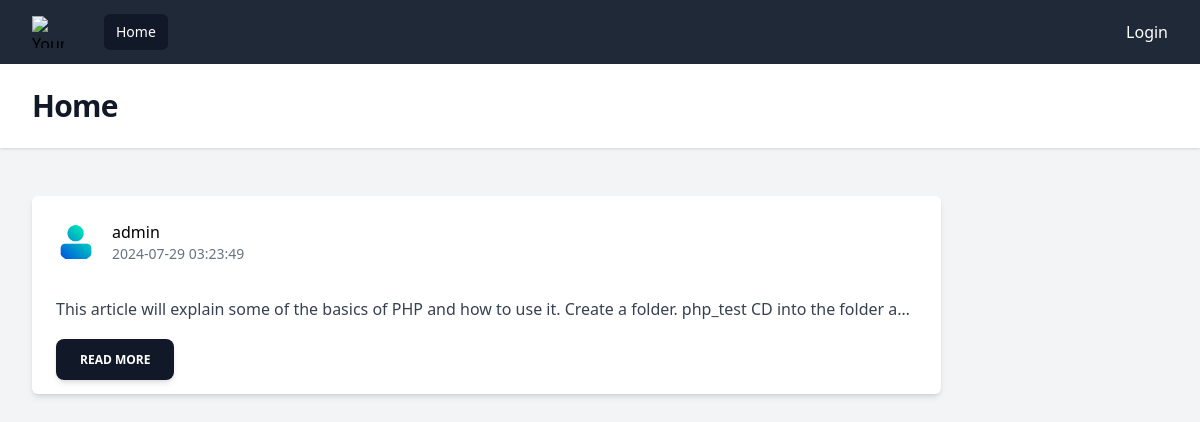
The page / on the database its author committed.
### tables this page shows
CREATE TABLE `posts` (
  `id` int NOT NULL AUTO_INCREMENT,
  `body` text NOT NULL,
  `user_id` int NOT NULL,
  `user_profile_pic` varchar(255) NOT NULL,
  `date` datetime NOT NULL DEFAULT CURRENT_TIMESTAMP,
  `poster_username` varchar(255) NOT NULL,
  PRIMARY KEY (`id`),
  KEY `user_id` (`user_id`)
);

### controllers/index.php (called while the page is built)
<?php
$config = require('config.php');
$db = new Database($config['database']);
$heading = 'Home';
$posts = $db->query('select * from posts order by date DESC')->get();
require "views/index.view.php";

### index.php (called while the page is built, shortened)
<?php
require 'Core/functions.php';
require 'Core/Database.php';
require 'Core/router.php';

### Core/functions.php (called while the page is built, shortened)
<?php
function urlIs($value) {
    return $_SERVER['REQUEST_URI'] === $value;
}

### config.php (called while the page is built)
<?php
return [
    'database' => [
        'username' => 'root',
        'password' => '',
        'host' => 'localhost',
        'port' => 3306,
        'dbname' => 'forum',
        'charset' => 'utf8mb4'
    ]
];

### Core/Database.php (called while the page is built, shortened)
<?php
class Database {
    public $connection;
    public $statement;
    public function __construct($config) {
        $dsn = 'mysql:' . http_build_query($config, '', ';');
        $this->connection = new PDO($dsn, $config['username'], $config['password'], [
            PDO::ATTR_DEFAULT_FETCH_MODE => PDO::FETCH_ASSOC
        ]);
    }
    public function query($query, $params = []) {
        $this->statement = $this->connection->prepare($query);
        $this->statement->execute($params);
        return $this;
    }
    public function get() {
        return $this->statement->fetchAll();
    }
}

### views/index.view.php (the view)
<?php require('partials/head.php') ?>
<?php require('partials/nav.php') ?>
<?php require('partials/banner.php') ?>
<main>
    <div class="mx-auto max-w-7xl px-4 py-6 sm:px-6 lg:px-8">
        <?php foreach ($posts as $post) : ?>
            <div class="relative flex flex-col mt-6 text-gray-700 bg-white shadow-md bg-clip-border rounded-md w-4/5">
                <div class="p-6">
                <div class="flex items-center gap-4 mb-8">
                    <img class="w-10 h-10 rounded-full" src="<?= $post['user_profile_pic'] ?>" alt="">
                    <div class="font-medium text-black">
                        <div><?= $post['poster_username'] ?></div>
                        <div class="text-sm text-gray-500 dark:text-gray-400"><?= $post['date'] ?></div>
                    </div>
                </div>
                    <p class="block font-sans text-base antialiased font-light leading-relaxed text-inherit post-content">
                        <?= htmlspecialchars($post['body']) ?>
                    </p>
                </div>
                <div class="p-6 pt-0">
                    <a href="/post?id= <?= $post['id'] ?>" class="align-middle select-none font-sans font-bold text-center uppercase transition-all disabled:opacity-50 disabled:shadow-none disabled:pointer-events-none text-xs py-3 px-6 rounded-lg bg-gray-900 text-white shadow-md shadow-gray-900/10 hover:shadow-lg hover:shadow-gray-900/20 focus:opacity-[0.85] focus:shadow-none active:opacity-[0.85] active:shadow-none">
                        Read More
                    </a>
                </div>
            </div>
        <?php endforeach; ?>
    </div>
</main>
<?php require('partials/footer.php') ?>

### Core/router.php (shortened to what this page needs)
<?php
function routeToController($uri, $routes) {
    if (array_key_exists($uri, $routes)) {
        require $routes[$uri];
    } else {
        abort();
    }
}
$routes = require('routes.php');
$uri = parse_url($_SERVER['REQUEST_URI'])['path'];
routeToController($uri, $routes);

### views/partials/head.php (shortened to what this page needs)
<!DOCTYPE html>
<html lang="en" class="h-full bg-gray-100">
<head>
    <script src="https://cdn.tailwindcss.com?plugins=forms"></script>
</head>
<body class="h-full bg-gray-100">
    <div class="h-full">

### views/partials/nav.php (shortened to what this page needs)
<nav class="bg-gray-800">
    <div class="mx-auto max-w-7xl px-4 sm:px-6 lg:px-8">
    <div class="flex h-16 items-center justify-between">
        <div class="flex items-center">
        <div class="flex-shrink-0">
            <img class="h-8 w-8" src="https://tailwindui.com/img/logos/mark.svg?color=indigo&shade=500" alt="Your Company">
        </div>
        <div class="hidden md:block">
            <div class="ml-10 flex items-baseline space-x-4">
            <a href="/" class="<?= urlIs('/') ? 'bg-gray-900 text-white' : 'text-gray-300' ?> hover:bg-gray-700 rounded-md px-3 py-2 text-sm font-medium" aria-current="page">Home</a>
            </div>
        </div>
        </div>
        <div class="hidden md:block">
        <div class="ml-4 flex items-center md:ml-6">
            <div class="relative ml-3">
            <div>
                <?php if ($_SESSION['user'] ?? false ) : ?>
                    <a href="/profile" class="relative flex max-w-xs items-center rounded-full bg-gray-800 text-sm focus:outline-none focus:ring-2 focus:ring-white focus:ring-offset-2 focus:ring-offset-gray-800" id="user-menu-button" aria-expanded="false" aria-haspopup="true">
                    <span class="absolute -inset-1.5"></span>
                    <span class="sr-only">Open user menu</span>
                    <div class="mr-3">
                        <div class="text-base font-medium leading-none text-white"><?=$_SESSION['user']['username']?></div>
                    </div>
                    <img class="h-8 w-8 rounded-full" src="<?=$_SESSION['user']['user_profile_pic']?>" alt="">
                    </a>
                <?php else : ?>
                    <a href="/login" class="text-white">Login</a>
                <?php endif; ?>
            </div>
            </div>
        </div>
        </div>
    </div>
    </div>
</nav>

### views/partials/banner.php
<header class="bg-white shadow">
    <div class="mx-auto max-w-7xl px-4 py-6 sm:px-6 lg:px-8">
    <h1 class="text-3xl font-bold tracking-tight text-gray-900"><?= $heading ?></h1>
    </div>
</header>

### views/partials/footer.php (shortened to what this page needs)
</div>
</body>
</html>

### views/partials/head.php (style rules this page uses)
.post-content { text-overflow: ellipsis; white-space: nowrap; overflow: hidden; display: -webkit-box; -webkit-line-clamp: 4; -webkit-box-orient: vertical; }

### rows shown on the page
posts: user_profile_pic (placeholder picture), poster_username "admin", date "2024-07-29 03:23:49", body "This article will explain some of the basics of PHP and how to use it. Create a folder. php_test CD into the folder a…"

### other values the page prints
$heading "Home"
